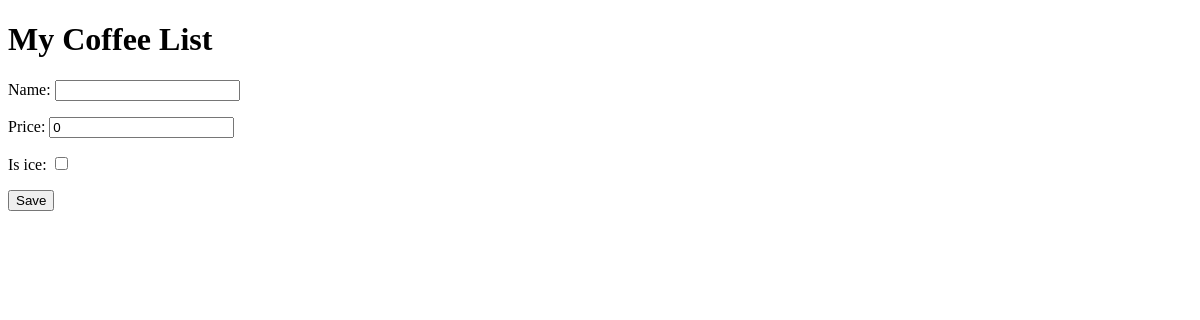
/coffee/, run on an earlier commit of the app's database.
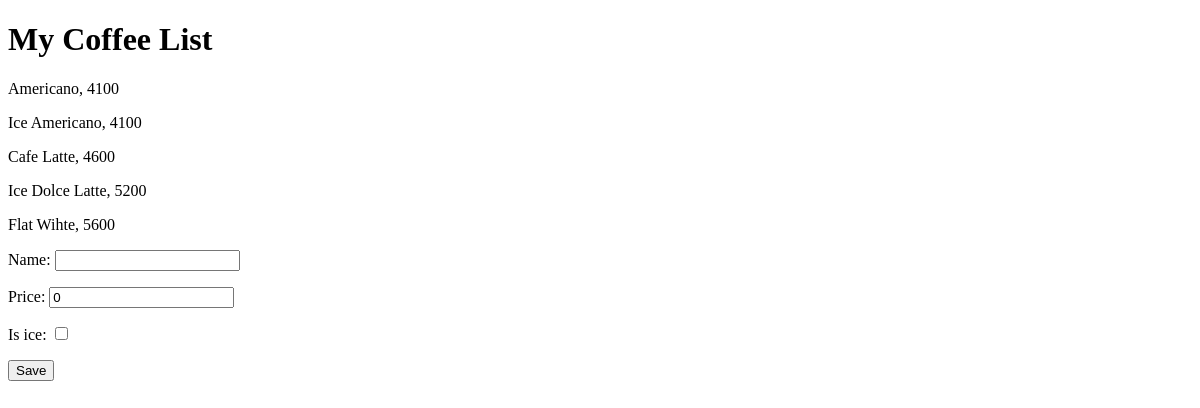
And on a later commit of the database.
### homepage/models.py (models this page shows, shortened)
class Coffee(models.Model):
    name = models.CharField(default="", max_length=30)
    price = models.IntegerField(default=0)
    is_ice = models.BooleanField(default=False)
    """
    문자열 : CharField
    숫자 : IntegerField, SmallIntegerField, ...
    논리형 : BooleanField
    시간/날짜 : DateTimeField
    ...
    """

### homepage/views.py (the view)
# urls.py: path('coffee/', coffee_view),  # 127.0.0.1/coffee/
def coffee_view(request):
    coffee_all = Coffee.objects.all()  # .get(), .filter(), ...
    if request.method == "POST":
        form = CoffeeForm(request.POST)  # 완성된 Form
        if form.is_valid():  # 채워진 Form이 유효하다면:
            form.save()  # 이 Form 내용을 Model에 저장
    form = CoffeeForm()
    return render(request, 'coffee.html', {"coffee_list": coffee_all, "coffee_form": form})

### homepage/forms.py
class CoffeeForm(forms.ModelForm):  # ModelForm을 상속받는 CoffeeForm 생성
    class Meta:
        model = Coffee
        fields = ('name', 'price', 'is_ice')

### homepage/template/coffee.html (shortened to what this page needs)
<!DOCTYPE html>
<html>
    <head>
    </head>
    <body>
        <h1>My Coffee List</h1>
        {% for coffee in coffee_list %}
            <p>{{ coffee.name }}, {{ coffee.price }}</p>
        {% endfor %}
        <form method="POST">{% csrf_token %}
            {{ coffee_form.as_p }}
            <button type="submit">Save</button>
        </form>
    </body>
</html>

What changed in the data, as far as the page shows it:
added Coffee: name "Americano", price "4100"
added Coffee: name "Ice Americano", price "4100"
added Coffee: name "Cafe Latte", price "4600"
added Coffee: name "Ice Dolce Latte", price "5200"
added Coffee: name "Flat Wihte", price "5600"
